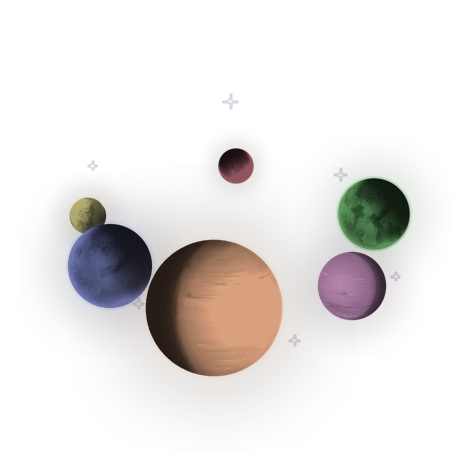
#> input picture mod/ArchipelagoFTL/img/stars/planet_ap_archipelago.png, 460 x 460 px, given in place of planet_peach.png, which was not available
$ python gen_background.py
#> lines starting #> are read from the running program, lines starting #| are printed output that depends on the picture; pictures that were not available may be replaced by others from this repository, and a replacement may not be noted
#!/usr/bin/env python3

import math
import random
from pathlib import Path

from PIL import Image, ImageChops, ImageDraw, ImageFilter

ROOT = Path(__file__).resolve().parents[1]
IMG = ROOT / "ArchipelagoFTL/img/stars"
STARS = Path.home() / ".local/share/ftl-extract/vanilla/img/stars"

SKY_W, SKY_H = 1280, 720
PLANET_SIZE = 460
SEED = 20260915

WORLDS = [
    (-90, (0xC9, 0x76, 0x82), "planet_peach", 0.62, (6, -10)),
    (-30, (0x75, 0xC2, 0x75), "planet_brown", 1.05, (14, 6)),
    (30, (0xCA, 0x94, 0xC2), "planet_gas_blue", 0.72, (-8, 14)),
    (90, (0xD9, 0xA0, 0x7D), "planet_gas_yellow", 1.25, (-16, 4)),
    (150, (0x76, 0x7E, 0xBD), "planet_bigblue", 0.90, (10, -6)),
    (-150, (0xEE, 0xE3, 0x91), "planet_red", 0.55, (-12, 8)),
]

WORLDS_2 = [
    (-90, (0xC9, 0x76, 0x82), "planet_red", 0.80, (-10, -6)),
    (-30, (0x75, 0xC2, 0x75), "planet_bigblue", 0.66, (8, 12)),
    (30, (0xCA, 0x94, 0xC2), "planet_brown", 1.02, (-14, -4)),
    (90, (0xD9, 0xA0, 0x7D), "planet_peach", 0.72, (12, 8)),
    (150, (0x76, 0x7E, 0xBD), "planet_gas_yellow", 0.88, (-6, 10)),
    (-150, (0xEE, 0xE3, 0x91), "planet_gas_blue", 0.60, (14, -8)),
]

ORBIT_RX = 150
ORBIT_RY = 64
BASE_RADIUS = 44
RELIEF = 0.30
NIGHT = 0.16
HALO = 0.30

SPARKLES = [(0.50, 0.22, 7), (0.30, 0.66, 5), (0.74, 0.38, 6),
            (0.20, 0.36, 4), (0.64, 0.74, 5), (0.86, 0.60, 4)]
SPARKLES_2 = [(0.38, 0.18, 6), (0.68, 0.28, 4), (0.24, 0.52, 5),
              (0.80, 0.66, 6), (0.52, 0.80, 4), (0.12, 0.72, 5)]


def tint(planet: Image.Image, color, brightness: float) -> Image.Image:
    px = planet.load()
    out_img = Image.new("RGBA", planet.size)
    sp = out_img.load()
    for y in range(planet.size[1]):
        for x in range(planet.size[0]):
            r, g, b, a = px[x, y]
            if a == 0:
                continue
            lum = (0.299 * r + 0.587 * g + 0.114 * b) / 255.0
            day = min(1.0, (lum ** 0.8) * 1.9)
            f = (NIGHT + (1.0 - NIGHT) * day) * brightness
            sp[x, y] = (round(color[0] * f), round(color[1] * f), round(color[2] * f), a)
    return out_img


def halo(radius: int, color, strength: float) -> Image.Image:
    t = max(8, int(radius * 4))
    glow = Image.new("RGBA", (t, t), (0, 0, 0, 0))
    r = radius * 1.1
    ImageDraw.Draw(glow).ellipse([t / 2 - r, t / 2 - r, t / 2 + r, t / 2 + r],
                                  fill=(color[0], color[1], color[2], round(255 * strength)))
    return glow.filter(ImageFilter.GaussianBlur(radius * 0.5))


def make_sky() -> None:
    rng = random.Random(SEED)
    background = Image.new("RGB", (SKY_W, SKY_H))
#> background: PIL image 1280x720 RGB; every value is 0
    px = background.load()
    for y in range(SKY_H):
        for x in range(0, SKY_W, 4):
            t = (x / SKY_W) * 0.55 + (y / SKY_H) * 0.45
            color = (int(34 + (12 - 34) * t), int(17 + (9 - 17) * t), int(58 + (22 - 58) * t))
            for dx in range(4):
                if x + dx < SKY_W:
                    px[x + dx, y] = color

    nebula = Image.new("RGB", (SKY_W, SKY_H), (0, 0, 0))
    nd = ImageDraw.Draw(nebula)
    for _ in range(14):
        cx, cy, rad = rng.randint(0, SKY_W), rng.randint(0, SKY_H), rng.randint(120, 320)
        nd.ellipse([cx - rad, cy - rad, cx + rad, cy + rad],
                   fill=rng.choice([(52, 22, 84), (34, 16, 62), (68, 30, 92), (28, 20, 72)]))
    background = ImageChops.add(background, nebula.filter(ImageFilter.GaussianBlur(110)))
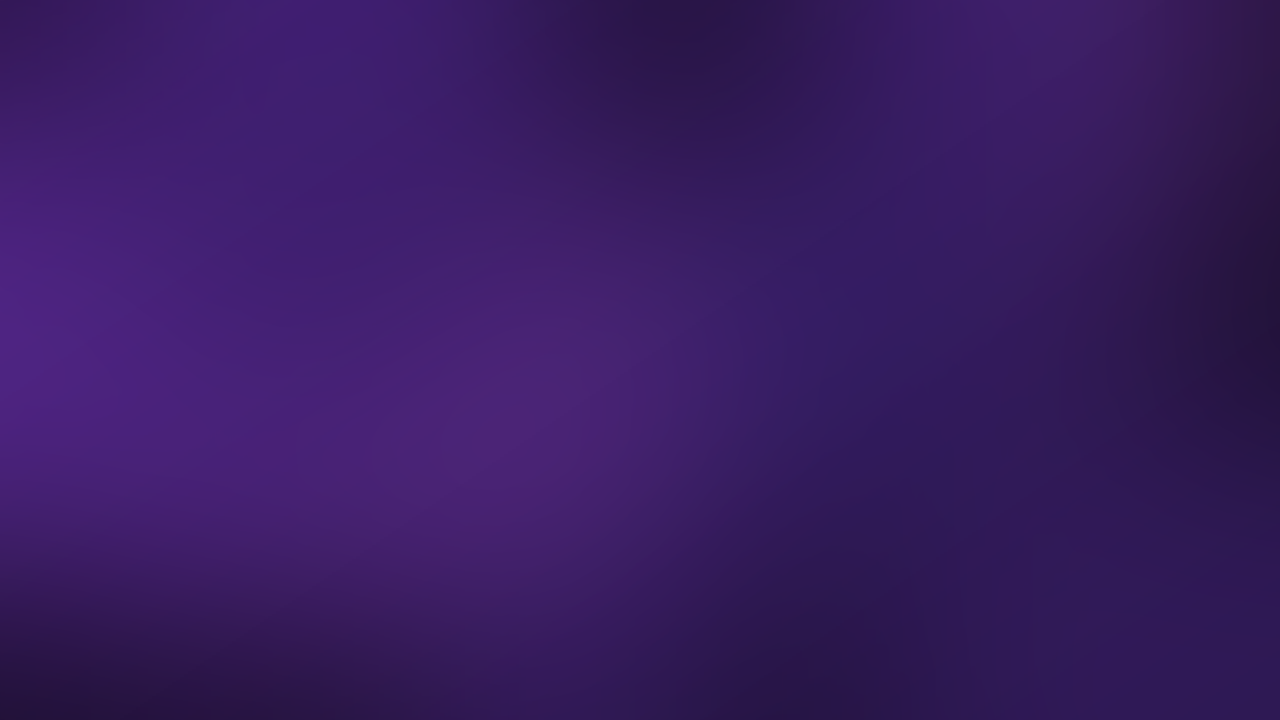
#> background: PIL image 1280x720 RGB; mean R, G, B 56.2, 28.1, 97

    d = ImageDraw.Draw(background)
    for _ in range(700):
        v = rng.randint(90, 190)
        d.point((rng.randint(0, SKY_W - 1), rng.randint(0, SKY_H - 1)),
                fill=(v, v, min(255, v + 25)))
#> this loop made 700 passes
#> v on passes 1 to 3: 128, 184, 93
    for _ in range(70):
        x, y = rng.randint(0, SKY_W - 1), rng.randint(0, SKY_H - 1)
        v = rng.randint(200, 255)
        d.ellipse([x - 1, y - 1, x + 1, y + 1], fill=(v, v, 255))
#> this loop made 70 passes
#> (x, y, v) on passes 1 to 12: (857, 709, 203), (758, 23, 208), (1253, 659, 227), (866, 478, 250), (332, 639, 216), (1127, 359, 247), (259, 43, 204), (393, 265, 244), (922, 457, 212), (451, 311, 202), (513, 625, 227), (1204, 546, 222)

    background.save(IMG / "bg_ap_archipelago.png", optimize=True)
    print(f"sky     : {IMG / 'bg_ap_archipelago.png'}")


def make_planet(worlds, file: str, tilt: int, sparkles) -> None:
#> called with file = 'planet_ap_archipelago.png', tilt = 64
    SIZE = PLANET_SIZE
    canvas = Image.new("RGBA", (SIZE, SIZE), (0, 0, 0, 0))
#> canvas: PIL image 460x460 RGBA; every value is 0
    center = (SIZE / 2, SIZE / 2 + 10)

    sparkle_layer = Image.new("RGBA", (SIZE, SIZE), (0, 0, 0, 0))
    ed = ImageDraw.Draw(sparkle_layer)
    for fx, fy, radius in sparkles:
        x, y = fx * SIZE, fy * SIZE
        for dx, dy in ((radius, 0), (0, radius)):
            ed.line([(x - dx, y - dy), (x + dx, y + dy)], fill=(225, 215, 255, 170), width=2)
        ed.ellipse([x - 1.5, y - 1.5, x + 1.5, y + 1.5], fill=(255, 250, 255, 225))
    canvas.alpha_composite(sparkle_layer.filter(ImageFilter.GaussianBlur(0.6)))

    for angle, color, texture, scale, offset in sorted(
            worlds, key=lambda m: math.sin(math.radians(m[0]))):
        depth = math.sin(math.radians(angle))
        radius = round(BASE_RADIUS * scale * (1 + RELIEF * depth))
        brightness = 0.72 + 0.28 * (depth + 1) / 2

        source = Image.open(STARS / f"{texture}.png").convert("RGBA")
#> source is the input picture: PIL image 460x460 RGBA; mean R, G, B, A 29.3, 24.7, 22.4, 42.3
        world_img = tint(source, color, brightness).resize((radius * 2, radius * 2), Image.LANCZOS)
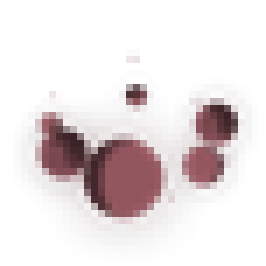
#> world_img: PIL image 38x38 RGBA (shown 7 times larger); mean R, G, B, A 38, 21.6, 24.2, 41.7; transparent parts drawn white
        cx = center[0] + ORBIT_RX * math.cos(math.radians(angle)) + offset[0]
        cy = center[1] + tilt * depth + offset[1]

        glow = halo(radius, color, HALO * brightness)
#> in halo, `glow = Image.new("RGBA", (t, t), (0, 0, 0, 0))`: glow: PIL image 76x76 RGBA; every value is 0
#> in halo, `ImageDraw.Draw(glow).ellipse([t / 2 - r, t / 2 - r, t / 2 + r, t / 2 +..`:
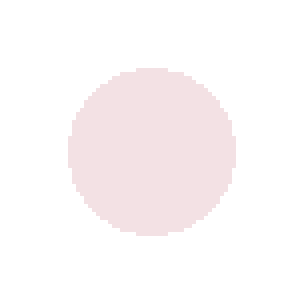
#> glow: PIL image 76x76 RGBA (shown 4 times larger); mean R, G, B, A 48, 28.2, 31.1, 13.1; transparent parts drawn white
        layer = Image.new("RGBA", (SIZE, SIZE), (0, 0, 0, 0))
        layer.paste(glow, (round(cx - glow.width / 2), round(cy - glow.height / 2)))
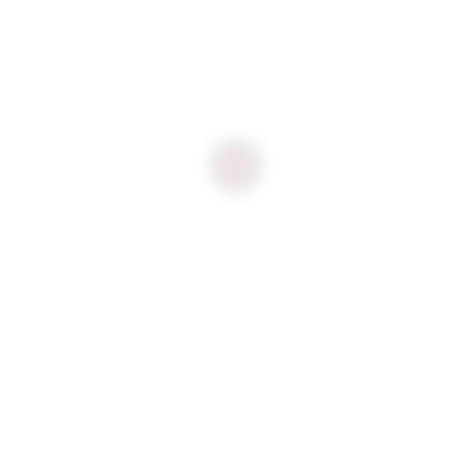
#> layer: PIL image 460x460 RGBA; mean R, G, B, A 1.3, 0.8, 0.8, 0.4; transparent parts drawn white
        canvas.alpha_composite(layer)
        canvas.alpha_composite(world_img, (round(cx - radius), round(cy - radius)))
#> pass 2 of the loop in make_planet, `for angle, color, texture, scale, offset in sorted(`:
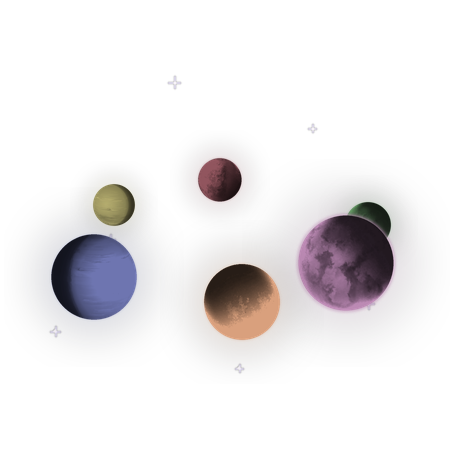
#> input picture mod/ArchipelagoFTL/img/stars/planet_ap_archipelago_2.png, 460 x 460 px, given in place of planet_brown.png, which was not available
#> in make_planet, source is the input picture: PIL image 460x460 RGBA; mean R, G, B, A 21.1, 17.2, 19.5, 30.5
#> world_img: PIL image 78x78 RGBA
#> in halo (call 2), `ImageDraw.Draw(glow).ellipse([t / 2 - r, t / 2 - r, t / 2 + r, t / 2 +..`:
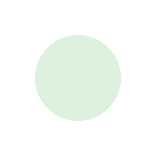
#> glow: PIL image 156x156 RGBA; mean R, G, B, A 27.8, 46.2, 27.8, 14.3; transparent parts drawn white
#> in make_planet, `layer.paste(glow, (round(cx - glow.width / 2), round(cy - glow.height ..`:
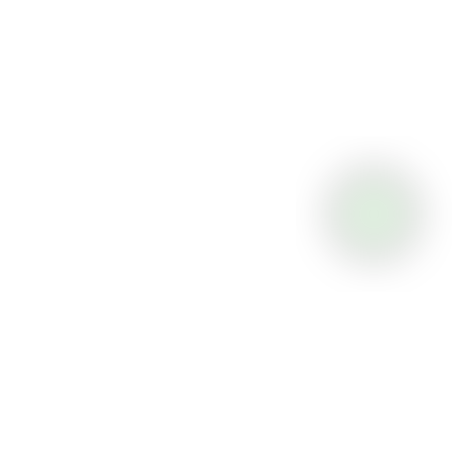
#> layer: PIL image 460x460 RGBA; mean R, G, B, A 3.2, 5.3, 3.2, 1.6; transparent parts drawn white

    bbox = canvas.getbbox()
    if bbox is not None and (bbox[0] == 0 or bbox[1] == 0 or bbox[2] == SIZE or bbox[3] == SIZE):
        raise SystemExit(
            f"{file}: the drawing touches the edge of the canvas ({bbox} for {SIZE}x{SIZE}).\n"
            "Reduce `scale` on the worlds involved, or `ORBIT_RX`."
        )

    canvas.save(IMG / file, optimize=True)
    print(f"planet  : {IMG / file}  (content {bbox})")


def main() -> None:
    if not STARS.is_dir():
        raise SystemExit(
            f"FTL resources not found: {STARS}\n"
            "Extract them first: "
            "ftlman extract ~/.local/share/ftl-extract/vanilla <data>/ftl.dat.vanilla"
        )
    IMG.mkdir(parents=True, exist_ok=True)
    make_sky()
    make_planet(WORLDS, "planet_ap_archipelago.png", ORBIT_RY, SPARKLES)
    make_planet(WORLDS_2, "planet_ap_archipelago_2.png", 54, SPARKLES_2)


if __name__ == "__main__":
#> (the run stopped early here; a loop or call above may not have finished)
